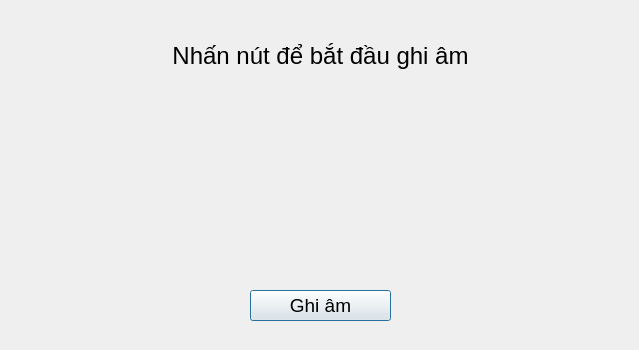
<?xml version="1.0" encoding="UTF-8"?>
<ui version="4.0">
 <class>Dialog</class>
 <widget class="QDialog" name="Dialog">
  <property name="geometry">
   <rect>
    <x>0</x>
    <y>0</y>
    <width>639</width>
    <height>350</height>
   </rect>
  </property>
  <property name="windowTitle">
   <string>Dialog</string>
  </property>
  <widget class="QLabel" name="response_label">
   <property name="geometry">
    <rect>
     <x>110</x>
     <y>30</y>
     <width>421</width>
     <height>51</height>
    </rect>
   </property>
   <property name="font">
    <font>
     <pointsize>18</pointsize>
    </font>
   </property>
   <property name="text">
    <string>Nhấn nút để bắt đầu ghi âm</string>
   </property>
   <property name="alignment">
    <set>Qt::AlignCenter</set>
   </property>
  </widget>
  <widget class="QLabel" name="label">
   <property name="geometry">
    <rect>
     <x>220</x>
     <y>150</y>
     <width>191</width>
     <height>31</height>
    </rect>
   </property>
   <property name="font">
    <font>
     <pointsize>17</pointsize>
    </font>
   </property>
   <property name="text">
    <string> </string>
   </property>
   <property name="alignment">
    <set>Qt::AlignCenter</set>
   </property>
  </widget>
  <widget class="QPushButton" name="record_button">
   <property name="geometry">
    <rect>
     <x>250</x>
     <y>290</y>
     <width>141</width>
     <height>31</height>
    </rect>
   </property>
   <property name="font">
    <font>
     <pointsize>14</pointsize>
    </font>
   </property>
   <property name="text">
    <string>Ghi âm</string>
   </property>
  </widget>
 </widget>
 <resources/>
 <connections/>
</ui>
